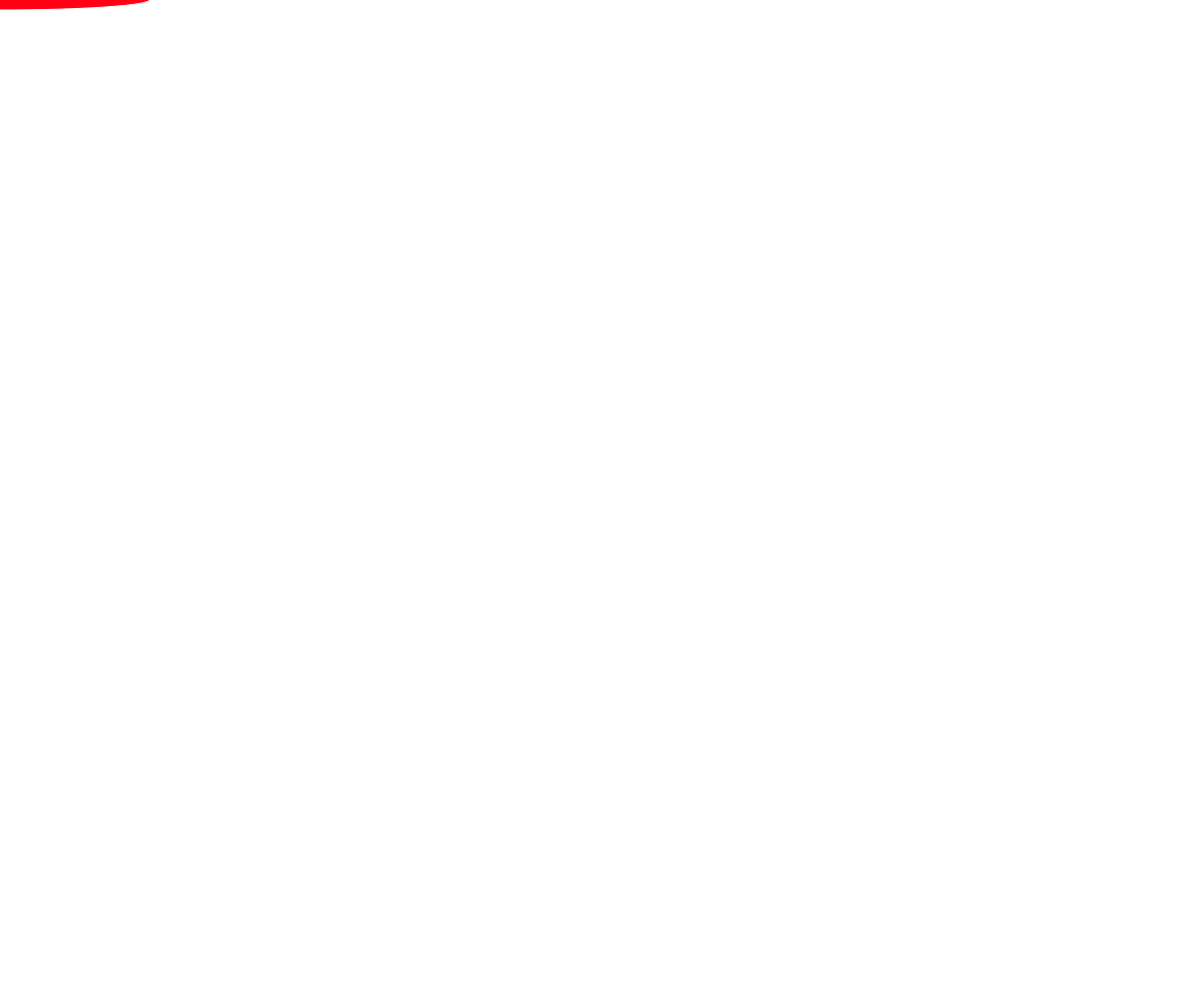
Frame 1 (no input)
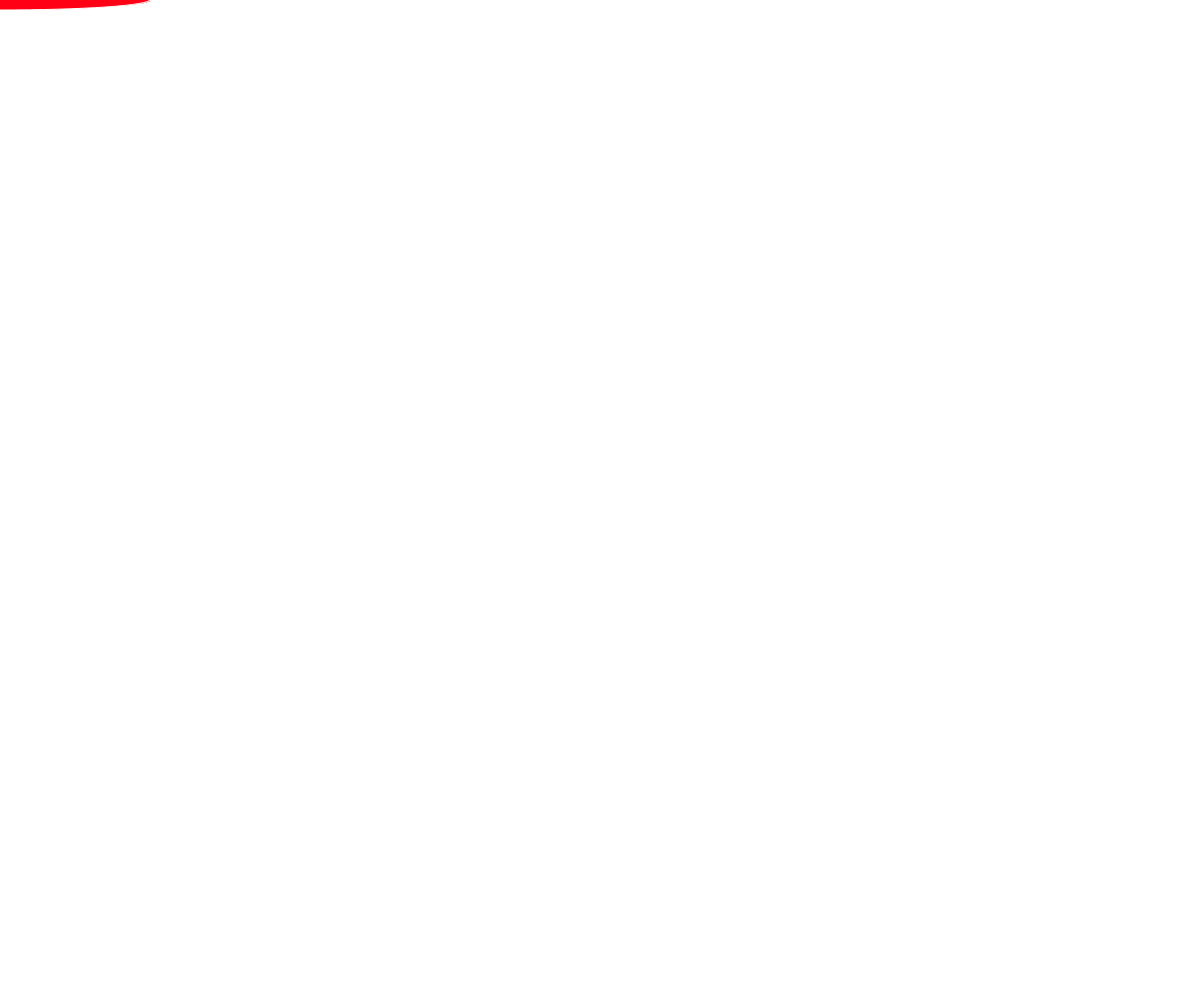
Frame 60 (no input)
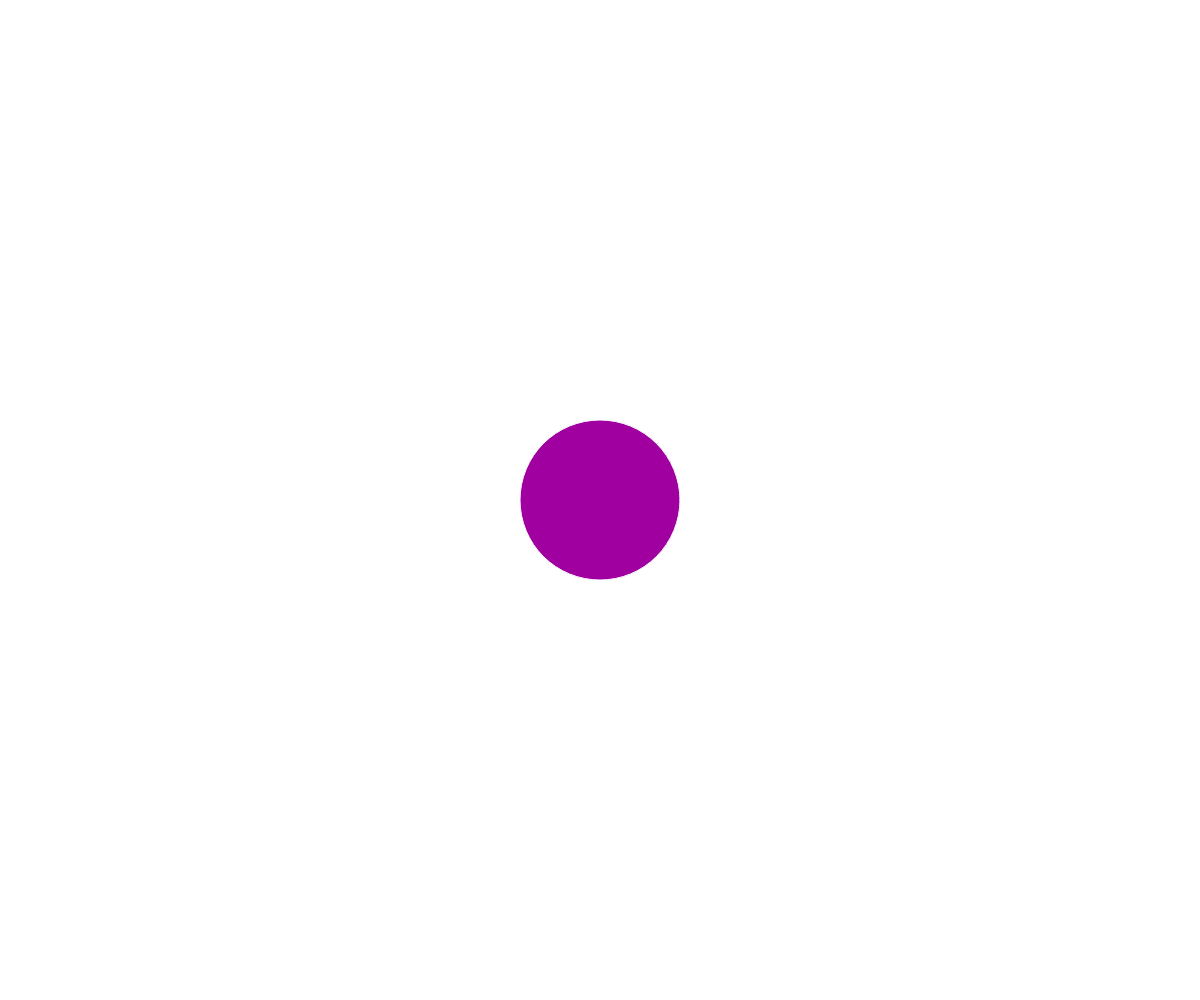
Frame 120 (the mouse pressed at the canvas centre since frame 60)

The p5.js sketch that drew these frames (run headless with seeded random() and noise() and a simulated clock; from frame 60 on, the mouse is pressed at the canvas centre):

// p5.js sketch
// ── sketch.js

var mappedX;
var mappedY;
var lineWeight;

function setup() {
  createCanvas(windowWidth, windowHeight);
  //pas de ligne pour entourer les formes géométrique
  //noStroke();
  stroke(255)
}

function draw() {
  // map(poisition souriX, inpout(entrée de la souri), positionSouriY, outpout(sortie de la souri), range ou échelle de a,(à) b
  mappedX = map(mouseX, 0, width, 300, 20);
  mappedY = map(mouseY, 0, height, 20, 300);
  //background(mappedX);
  //fil(R,V,B)
  fill(mappedX, random(250-255), mappedY);
  print(mouseX, mouseY);
  ellipse(mouseX, mouseY, mappedX ,mappedY);


}
// function mousePressed = dès que l'on clic, le background blanc se remet en place
function mousePressed(){
  background(255);
}
function windowResized() {
  // console.log(java script web) = println (librairie p5js)
  console.log("resized:" + windowWidth);
	resizeCanvas(windowWidth, windowHeight);
}
